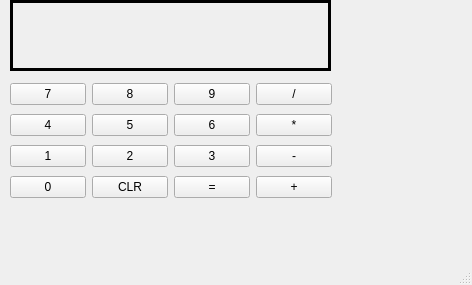
<?xml version="1.0" encoding="UTF-8"?>
<ui version="4.0">
 <class>MainWindow</class>
 <widget class="QMainWindow" name="MainWindow">
  <property name="geometry">
   <rect>
    <x>0</x>
    <y>0</y>
    <width>472</width>
    <height>285</height>
   </rect>
  </property>
  <property name="sizePolicy">
   <sizepolicy hsizetype="MinimumExpanding" vsizetype="MinimumExpanding">
    <horstretch>0</horstretch>
    <verstretch>0</verstretch>
   </sizepolicy>
  </property>
  <property name="minimumSize">
   <size>
    <width>345</width>
    <height>240</height>
   </size>
  </property>
  <property name="maximumSize">
   <size>
    <width>1920</width>
    <height>1080</height>
   </size>
  </property>
  <property name="windowTitle">
   <string>MainWindow</string>
  </property>
  <property name="layoutDirection">
   <enum>Qt::LeftToRight</enum>
  </property>
  <widget class="QWidget" name="centralwidget">
   <widget class="QLabel" name="label">
    <property name="geometry">
     <rect>
      <x>10</x>
      <y>0</y>
      <width>321</width>
      <height>71</height>
     </rect>
    </property>
    <property name="font">
     <font>
      <pointsize>14</pointsize>
      <bold>true</bold>
     </font>
    </property>
    <property name="layoutDirection">
     <enum>Qt::LeftToRight</enum>
    </property>
    <property name="frameShape">
     <enum>QFrame::Box</enum>
    </property>
    <property name="lineWidth">
     <number>3</number>
    </property>
    <property name="text">
     <string/>
    </property>
    <property name="alignment">
     <set>Qt::AlignRight|Qt::AlignTrailing|Qt::AlignVCenter</set>
    </property>
   </widget>
   <widget class="QWidget" name="layoutWidget">
    <property name="geometry">
     <rect>
      <x>10</x>
      <y>80</y>
      <width>322</width>
      <height>124</height>
     </rect>
    </property>
    <layout class="QVBoxLayout" name="verticalLayout">
     <item>
      <layout class="QHBoxLayout" name="horizontalLayout">
       <item>
        <widget class="QPushButton" name="pb_7">
         <property name="text">
          <string>7</string>
         </property>
        </widget>
       </item>
       <item>
        <widget class="QPushButton" name="pb_8">
         <property name="text">
          <string>8</string>
         </property>
        </widget>
       </item>
       <item>
        <widget class="QPushButton" name="pb_9">
         <property name="text">
          <string>9</string>
         </property>
        </widget>
       </item>
       <item>
        <widget class="QPushButton" name="pb_div">
         <property name="text">
          <string>/</string>
         </property>
        </widget>
       </item>
      </layout>
     </item>
     <item>
      <layout class="QHBoxLayout" name="horizontalLayout_2">
       <item>
        <widget class="QPushButton" name="pb_4">
         <property name="text">
          <string>4</string>
         </property>
        </widget>
       </item>
       <item>
        <widget class="QPushButton" name="pb_5">
         <property name="text">
          <string>5</string>
         </property>
        </widget>
       </item>
       <item>
        <widget class="QPushButton" name="pb_6">
         <property name="text">
          <string>6</string>
         </property>
        </widget>
       </item>
       <item>
        <widget class="QPushButton" name="pb_multipl">
         <property name="text">
          <string>*</string>
         </property>
        </widget>
       </item>
      </layout>
     </item>
     <item>
      <layout class="QHBoxLayout" name="horizontalLayout_3">
       <item>
        <widget class="QPushButton" name="pb_1">
         <property name="text">
          <string>1</string>
         </property>
        </widget>
       </item>
       <item>
        <widget class="QPushButton" name="pb_2">
         <property name="text">
          <string>2</string>
         </property>
        </widget>
       </item>
       <item>
        <widget class="QPushButton" name="pb_3">
         <property name="text">
          <string>3</string>
         </property>
        </widget>
       </item>
       <item>
        <widget class="QPushButton" name="pb_minus">
         <property name="text">
          <string>-</string>
         </property>
        </widget>
       </item>
      </layout>
     </item>
     <item>
      <layout class="QHBoxLayout" name="horizontalLayout_4">
       <item>
        <widget class="QPushButton" name="pb_0">
         <property name="text">
          <string>0</string>
         </property>
        </widget>
       </item>
       <item>
        <widget class="QPushButton" name="pb_00">
         <property name="text">
          <string>CLR</string>
         </property>
        </widget>
       </item>
       <item>
        <widget class="QPushButton" name="pb_result">
         <property name="text">
          <string>=</string>
         </property>
        </widget>
       </item>
       <item>
        <widget class="QPushButton" name="pb_plus">
         <property name="text">
          <string>+</string>
         </property>
        </widget>
       </item>
      </layout>
     </item>
    </layout>
   </widget>
  </widget>
  <widget class="QStatusBar" name="statusbar"/>
 </widget>
 <resources/>
 <connections/>
</ui>
